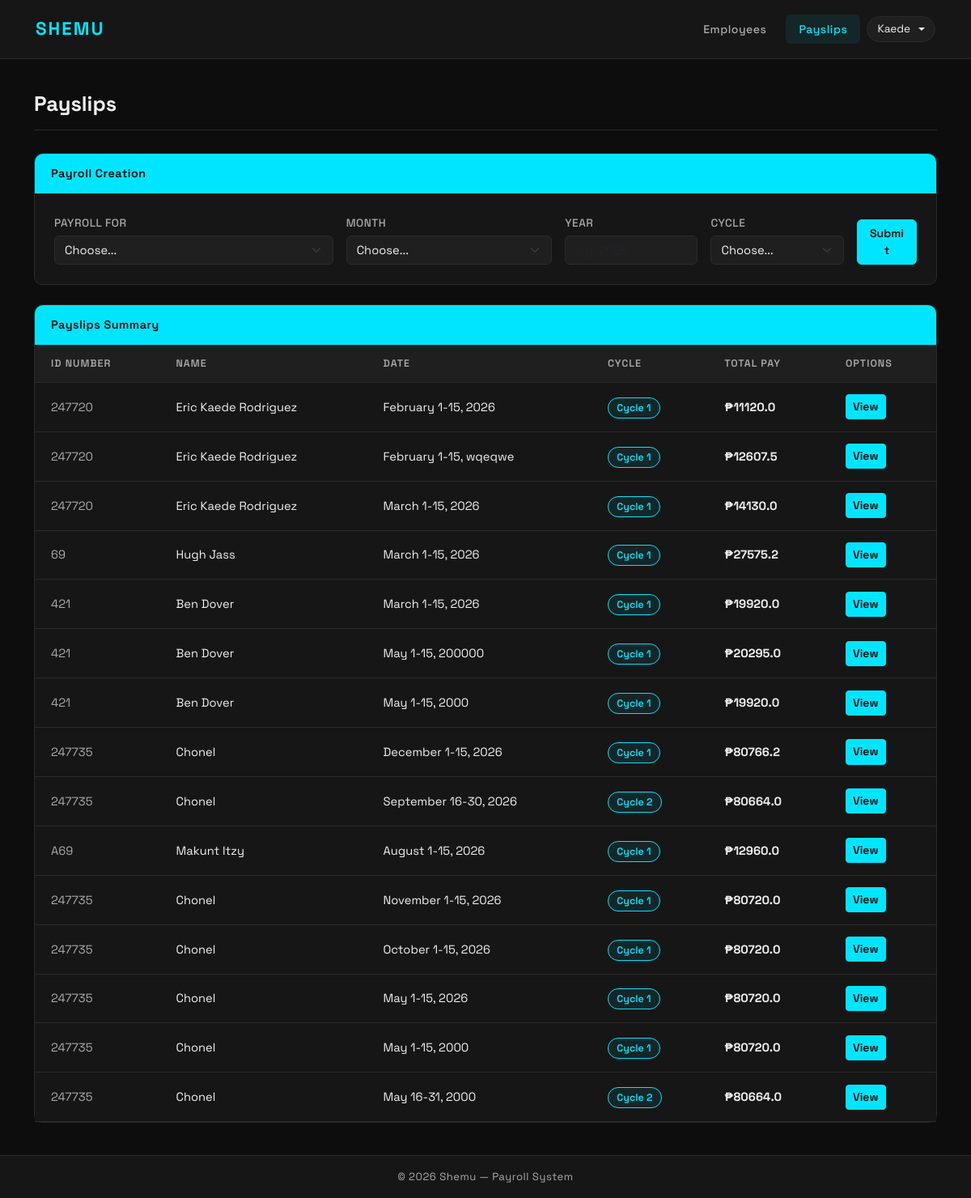
Screenshot of /payslips/ (signed in) with the database file from the repository.
### payroll_app/models.py (models this page shows, shortened)
class Payslip(models.Model):
    id_number = models.ForeignKey(Employee, on_delete=models.CASCADE)
    month = models.CharField(max_length=20)
    date_range = models.CharField(max_length=50)
    year = models.CharField(max_length=4)
    pay_cycle = models.IntegerField()
    rate = models.FloatField()
    earnings_allowance = models.FloatField()
    deductions_tax = models.FloatField()
    deductions_health = models.FloatField()
    pag_ibig = models.FloatField()
    sss = models.FloatField()
    overtime = models.FloatField()
    total_pay = models.FloatField()

class Employee(models.Model):
    name = models.CharField(max_length=300)
    id_number = models.CharField(max_length=50, primary_key=True, unique=True)
    rate = models.FloatField()
    overtime_pay = models.FloatField(null=True, blank=True)
    allowance = models.FloatField(null=True, blank=True)

### payroll_app/views.py (the view, shortened to what this page needs)
# urls.py: path('payslips/', views.payslips, name='payslips'),
def payslips(request):
    if not request.user.is_authenticated:
        return redirect('login')
    all_employees = Employee.objects.all()
    all_payslips  = Payslip.objects.select_related('id_number').all()
    error_message = None
    context = {
        'employees':     all_employees,
        'payslips':      all_payslips,
        'months':        MONTHS,
        'error_message': error_message,
        'current_year':  datetime.now().year,
        'current_month': MONTHS[datetime.now().month - 1],
    }
    return render(request, 'payroll_app/payslips.html', context)

### payroll_app/templates/payroll_app/payslips.html (shortened to what this page needs)
{% extends 'payroll_app/base.html' %}
{% block content %}
<div class="page-header">
    <h1 class="page-title">Payslips</h1>
</div>
<div class="card mb-4">
    <div class="card-header-custom">Payroll Creation</div>
    <div class="card-body p-4">
        <form method="post" class="row g-3 align-items-end">
            <div class="col-md-4">
                <label class="form-label">Payroll for</label>
                <select name="payroll_for" class="form-select" required>
                    <option value="" disabled selected>Choose...</option>
                </select>
            </div>
            <div class="col-md-3">
                <label class="form-label">Month</label>
                <select name="month" class="form-select" required>
                    <option value="" disabled selected>Choose...</option>
                </select>
            </div>
            <div class="col-md-2">
    <label class="form-label">Year</label>
    <input type="number"
           name="year"
           class="form-control"
           placeholder="e.g. 2026"
           min="2000"
           max="{{ current_year }}"
           required>
            </div>
            <div class="col-md-2">
                <label class="form-label">Cycle</label>
                <select name="cycle" class="form-select" required>
                    <option value="" disabled selected>Choose...</option>
                </select>
            </div>
            <div class="col-md-1">
                <button type="submit" class="btn btn-accent w-100">Submit</button>
            </div>
        </form>
    </div>
</div>
<div class="card">
    <div class="card-header-custom">Payslips Summary</div>
    <table class="table table-hover mb-0">
        <thead>
            <tr>
                <th>ID Number</th>
                <th>Name</th>
                <th>Date</th>
                <th>Cycle</th>
                <th>Total Pay</th>
                <th>Options</th>
            </tr>
        </thead>
        <tbody>
            {% for ps in payslips %}
            <tr>
                <td><span class="text-muted">{{ ps.id_number.id_number }}</span></td>
                <td>{{ ps.id_number.name }}</td>
                <td>{{ ps.date_range }}, {{ ps.year }}</td>
                <td><span class="badge-cycle">Cycle {{ ps.pay_cycle }}</span></td>
                <td><strong>₱{{ ps.total_pay }}</strong></td>
                <td><a href="{% url 'view_payslip' ps.pk %}" class="btn btn-sm btn-accent">View</a></td>
            </tr>
            {% empty %}
            <tr>
                <td colspan="6" class="text-center text-muted py-4">No payslips yet.</td>
            </tr>
            {% endfor %}
        </tbody>
    </table>
</div>
{% endblock %}

### payroll_app/templates/payroll_app/base.html (shortened to what this page needs)
<!DOCTYPE html>
<html lang="en" data-theme="dark">
<head>
    <link href="https://cdn.jsdelivr.net/npm/bootstrap@5.3.0/dist/css/bootstrap.min.css" rel="stylesheet">
</head>
<body>
<nav class="navbar navbar-expand-lg">
    <div class="container">
        <a class="navbar-brand" href="{% url 'employees' %}">Shemu</a>
        <div class="navbar-nav ms-auto d-flex align-items-center gap-2">
            {% if request.user.is_authenticated %}
                <a class="nav-link " href="{% url 'employees' %}">Employees</a>
                <a class="nav-link {% if request.resolver_match.url_name == 'payslips' or request.resolver_match.url_name == 'view_payslip' %}active{% endif %}" href="{% url 'payslips' %}">Payslips</a>
                <div class="dropdown">
                    <button class="theme-toggle dropdown-toggle" type="button" data-bs-toggle="dropdown" aria-expanded="false">
                        {{ request.user.username }}
                    </button>
                </div>
            {% else %}
                <button class="theme-toggle" onclick="toggleTheme()" id="themeBtn">☀️ Light</button>
            {% endif %}
        </div>
    </div>
</nav>
<div class="main-content">
    <div class="container">
        {% block content %}{% endblock %}
    </div>
</div>
<footer>
    &copy; 2026 Shemu &mdash; Payroll System
</footer>
</body>
</html>

### payroll_app/templates/payroll_app/base.html (style rules this page uses)
[data-theme="dark"] { --bg: #0d0d0d; --surface: #161616; --surface2: #1f1f1f; --border: #2a2a2a; --accent: #00e5ff; --accent-hover: rgba(0, 229, 255, 0.08); --text: #f0f0f0; --text-inverse: #0d0d0d; --muted: #aaaaaa; --table-hover: rgba(255,255,255,0.03); --input-bg: #1f1f1f; --input-border: #2a2a2a; }
* { box-sizing: border-box; }
body { font-family: 'Space Grotesk', sans-serif; background-color: var(--bg); color: var(--text); min-height: 100vh; display: flex; flex-direction: column; transition: background-color 0.3s, color 0.3s; }
.navbar { background-color: var(--surface) !important; border-bottom: 1px solid var(--border); padding: 0.9rem 2rem; transition: background-color 0.3s; }
.navbar-brand { font-size: 1.4rem; font-weight: 700; color: var(--accent) !important; letter-spacing: 2px; text-transform: uppercase; }
.nav-link { color: var(--muted) !important; font-weight: 500; font-size: 0.88rem; letter-spacing: 0.5px; padding: 0.45rem 1rem !important; border-radius: 6px; transition: all 0.2s; }
.nav-link.active { color: var(--accent) !important; background-color: var(--accent-hover); }
.theme-toggle { background: var(--surface2); border: 1px solid var(--border); border-radius: 20px; padding: 0.3rem 0.75rem; cursor: pointer; font-size: 0.85rem; color: var(--text); transition: all 0.2s; display: flex; align-items: center; gap: 0.4rem; }
.text-muted { color: var(--muted) !important; }
.main-content { flex: 1; padding: 2.5rem 0; }
.page-header { display: flex; justify-content: space-between; align-items: center; margin-bottom: 1.75rem; padding-bottom: 1rem; border-bottom: 1px solid var(--border); }
.page-title { font-size: 1.6rem; font-weight: 700; color: var(--text); margin: 0; }
.card { background-color: var(--surface); border: 1px solid var(--border); border-radius: 10px; box-shadow: none; transition: background-color 0.3s; }
.card-header-custom { background-color: var(--accent); color: var(--text-inverse); border-radius: 10px 10px 0 0; padding: 0.85rem 1.25rem; font-weight: 600; font-size: 0.9rem; letter-spacing: 0.5px; }
[data-theme="dark"] .card-header-custom { color: var(--bg); }
.table { color: var(--text); margin-bottom: 0; }
.table thead th { background-color: var(--surface2); color: var(--muted); font-weight: 600; font-size: 0.78rem; letter-spacing: 1px; text-transform: uppercase; border-color: var(--border); padding: 0.85rem 1.25rem; }
.table tbody td { padding: 0.9rem 1.25rem; vertical-align: middle; border-color: var(--border); font-size: 0.92rem; background-color: var(--surface); color: var(--text); }
.btn-accent { background-color: var(--accent); border-color: var(--accent); color: var(--text-inverse); font-weight: 600; font-size: 0.88rem; }
[data-theme="dark"] .btn-accent { color: var(--bg); }
.form-label { font-weight: 500; font-size: 0.85rem; color: var(--muted); margin-bottom: 0.3rem; text-transform: uppercase; letter-spacing: 0.5px; }
.form-control, .form-select { background-color: var(--input-bg); border-color: var(--input-border); color: var(--text); border-radius: 6px; font-size: 0.92rem; transition: all 0.2s; }
.form-select option { background-color: var(--surface); color: var(--text); }
.badge-cycle { background-color: var(--accent-hover); color: var(--accent); border: 1px solid var(--accent); border-radius: 20px; padding: 0.25rem 0.65rem; font-size: 0.78rem; font-weight: 600; }
footer { background-color: var(--surface); border-top: 1px solid var(--border); color: var(--muted); text-align: center; padding: 1rem; font-size: 0.82rem; letter-spacing: 0.5px; transition: background-color 0.3s; }

### rows the page displays
Payslip: id_number.id_number "247720", id_number.name "Eric Kaede Rodriguez", date_range "February 1-15", year "2026", pay_cycle "1", total_pay "11120.0"
Payslip: id_number.id_number "247720", id_number.name "Eric Kaede Rodriguez", date_range "February 1-15", year "wqeqwe", pay_cycle "1", total_pay "12607.5"
Payslip: id_number.id_number "247720", id_number.name "Eric Kaede Rodriguez", date_range "March 1-15", year "2026", pay_cycle "1", total_pay "14130.0"
Payslip: id_number.id_number "69", id_number.name "Hugh Jass", date_range "March 1-15", year "2026", pay_cycle "1", total_pay "27575.2"
Payslip: id_number.id_number "421", id_number.name "Ben Dover", date_range "March 1-15", year "2026", pay_cycle "1", total_pay "19920.0"
Payslip: id_number.id_number "421", id_number.name "Ben Dover", date_range "May 1-15", year "200000", pay_cycle "1", total_pay "20295.0"
Payslip: id_number.id_number "421", id_number.name "Ben Dover", date_range "May 1-15", year "2000", pay_cycle "1", total_pay "19920.0"
Payslip: id_number.id_number "247735", id_number.name "Chonel", date_range "December 1-15", year "2026", pay_cycle "1", total_pay "80766.2"
Payslip: id_number.id_number "247735", id_number.name "Chonel", date_range "September 16-30", year "2026", pay_cycle "2", total_pay "80664.0"
Payslip: id_number.id_number "A69", id_number.name "Makunt Itzy", date_range "August 1-15", year "2026", pay_cycle "1", total_pay "12960.0"
Payslip: id_number.id_number "247735", id_number.name "Chonel", date_range "November 1-15", year "2026", pay_cycle "1", total_pay "80720.0"
Payslip: id_number.id_number "247735", id_number.name "Chonel", date_range "October 1-15", year "2026", pay_cycle "1", total_pay "80720.0"
Payslip: id_number.id_number "247735", id_number.name "Chonel", date_range "May 1-15", year "2026", pay_cycle "1", total_pay "80720.0"
Payslip: id_number.id_number "247735", id_number.name "Chonel", date_range "May 1-15", year "2000", pay_cycle "1", total_pay "80720.0"
Payslip: id_number.id_number "247735", id_number.name "Chonel", date_range "May 16-31", year "2000", pay_cycle "2", total_pay "80664.0"

### other values shown
{{ request.user.username }} "Kaede"
